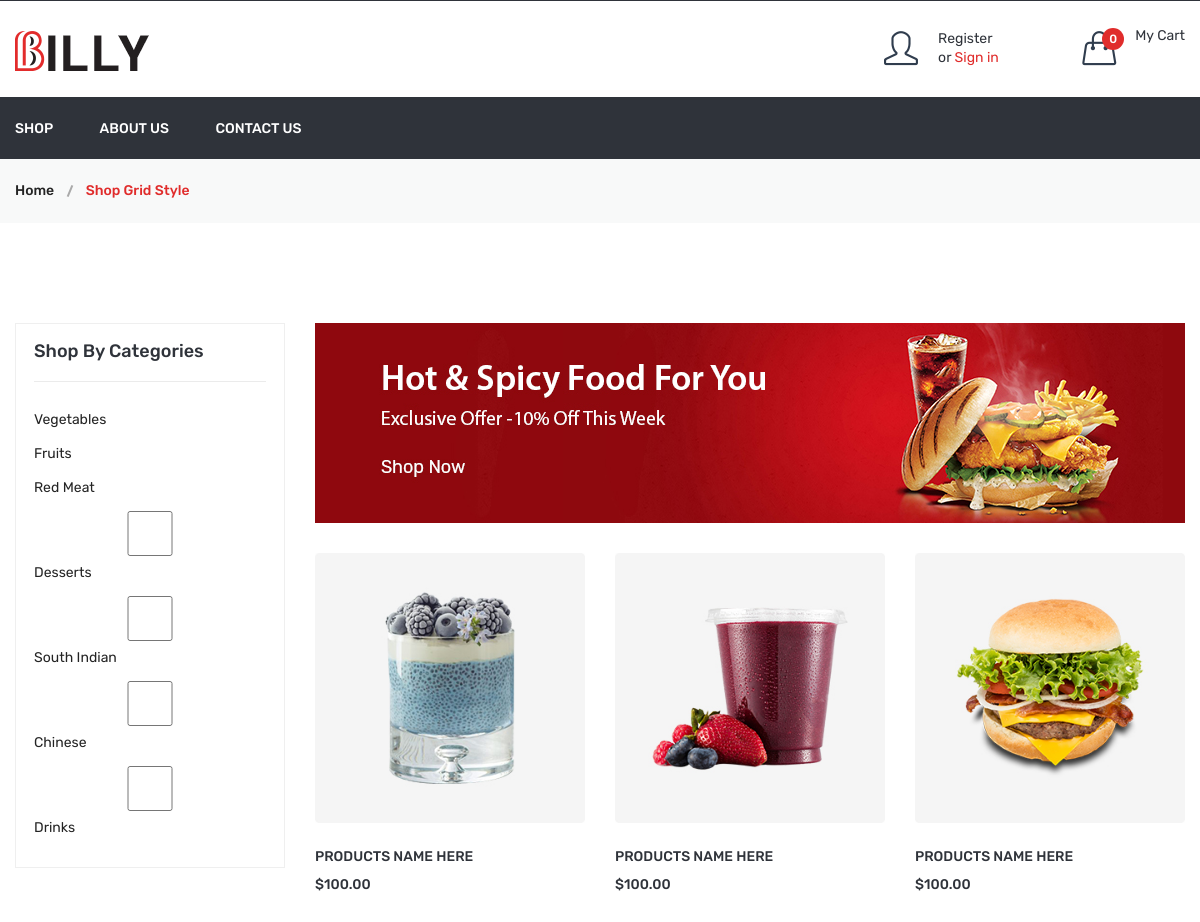
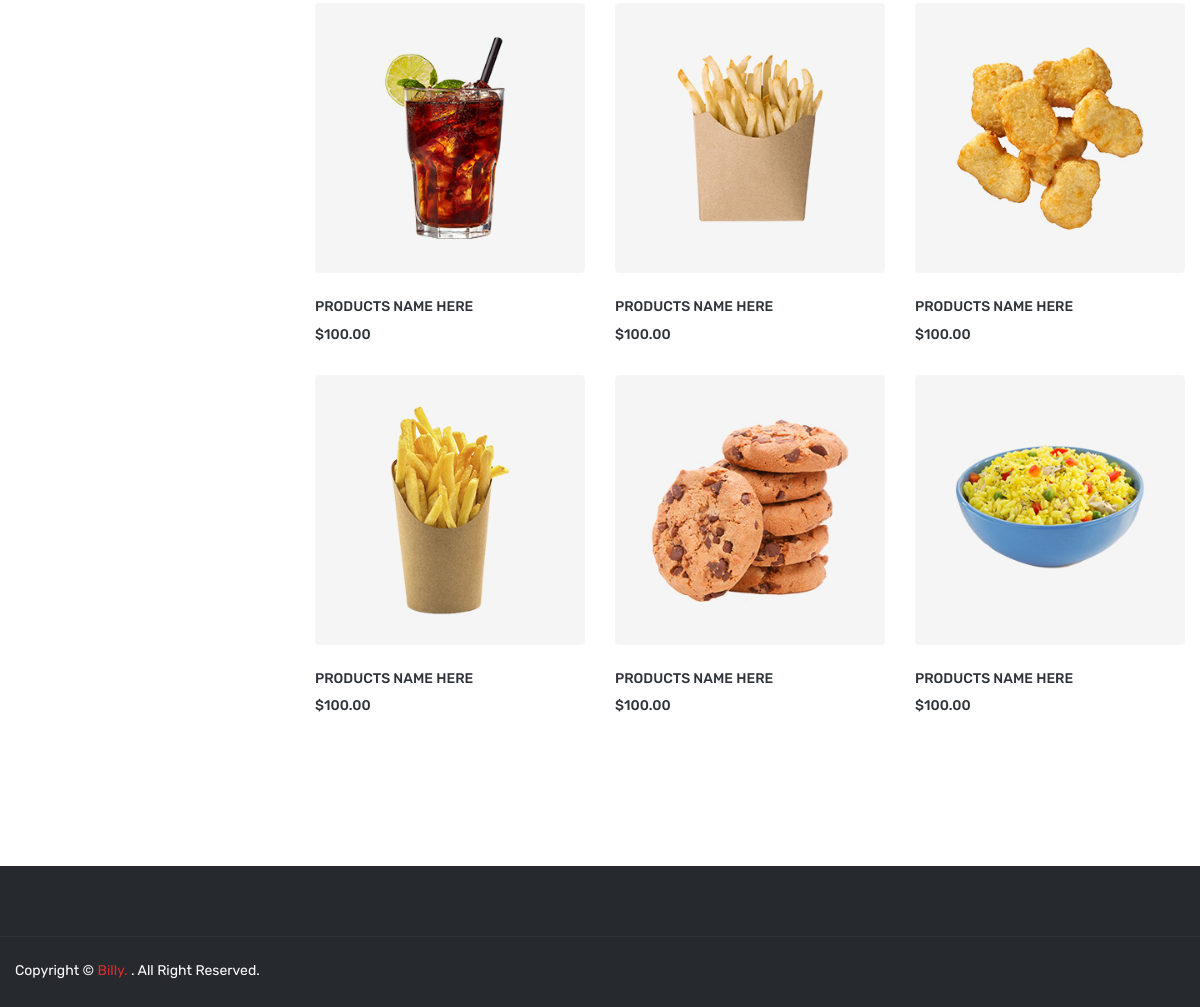
The page /shop.php on the database its author committed (2 pictures, top to bottom).
### tables this page shows
CREATE TABLE `category` (
  `id` int(11) NOT NULL,
  `category` varchar(50) NOT NULL,
  `order_number` int(11) NOT NULL,
  `status` int(11) NOT NULL,
  `added_on` datetime NOT NULL
);

### shop.php (the view, shortened to what this page needs)
<?php
include ("header.php");
?>
<div class="breadcrumb-area gray-bg">
    <div class="container">
        <div class="breadcrumb-content">
            <ul>
                <li><a href="index.html">Home</a></li>
                <li class="active">Shop Grid Style </li>
            </ul>
        </div>
    </div>
</div>
<div class="shop-page-area pt-100 pb-100">
    <div class="container">
        <div class="row flex-row-reverse">
            <div class="col-lg-9">
                <div class="banner-area pb-30">
                    <a href="product-details.html"><img alt="" src="assets/img/banner/banner-49.jpg"></a>
                </div>
                <div class="grid-list-product-wrapper">
                    <div class="product-grid product-view pb-20">
                        <div class="row">
                            <div class="product-width col-xl-4 col-lg-4 col-md-4 col-sm-6 col-12 mb-30">
                                <div class="product-wrapper">
                                    <div class="product-img">
                                        <a href="product-details.html">
                                            <img src="assets/img/product/product-1.jpg" alt="">
                                        </a>
                                    </div>
                                    <div class="product-content">
                                        <h4>
                                            <a href="product-details.html">PRODUCTS NAME HERE </a>
                                        </h4>
                                        <div class="product-price-wrapper">
                                            <span>$100.00</span>
                                        </div>
                                    </div>
                                </div>
                            </div>
                            <div class="product-width col-xl-4 col-lg-4 col-md-4 col-sm-6 col-12 mb-30">
                                <div class="product-wrapper">
                                    <div class="product-img">
                                        <a href="product-details.html">
                                            <img src="assets/img/product/product-2.jpg" alt="">
                                        </a>
                                    </div>
                                    <div class="product-content">
                                        <h4>
                                            <a href="product-details.html">PRODUCTS NAME HERE </a>
                                        </h4>
                                        <div class="product-price-wrapper">
                                            <span>$100.00</span>
                                        </div>
                                    </div>
                                </div>
                            </div>
                            <div class="product-width col-xl-4 col-lg-4 col-md-4 col-sm-6 col-12 mb-30">
                                <div class="product-wrapper">
                                    <div class="product-img">
                                        <a href="product-details.html">
                                            <img src="assets/img/product/product-3.jpg" alt="">
                                        </a>
                                    </div>
                                    <div class="product-content">
                                        <h4>
                                            <a href="product-details.html">PRODUCTS NAME HERE </a>
                                        </h4>
                                        <div class="product-price-wrapper">
                                            <span>$100.00</span>
                                        </div>
                                    </div>
                                </div>
                            </div>
                            <div class="product-width col-xl-4 col-lg-4 col-md-4 col-sm-6 col-12 mb-30">
                                <div class="product-wrapper">
                                    <div class="product-img">
                                        <a href="product-details.html">
                                            <img src="assets/img/product/product-4.jpg" alt="">
                                        </a>
                                    </div>
                                    <div class="product-content">
                                        <h4>
                                            <a href="product-details.html">PRODUCTS NAME HERE </a>
                                        </h4>
                                        <div class="product-price-wrapper">
                                            <span>$100.00</span>
                                        </div>
                                    </div>
                                </div>
                            </div>
                            <div class="product-width col-xl-4 col-lg-4 col-md-4 col-sm-6 col-12 mb-30">
                                <div class="product-wrapper">
                                    <div class="product-img">
                                        <a href="product-details.html">
                                            <img src="assets/img/product/product-5.jpg" alt="">
                                        </a>
                                    </div>
                                    <div class="product-content">
                                        <h4>
                                            <a href="product-details.html">PRODUCTS NAME HERE </a>
                                        </h4>
                                        <div class="product-price-wrapper">
                                            <span>$100.00</span>
                                        </div>
                                    </div>
                                </div>
                            </div>
                            <div class="product-width col-xl-4 col-lg-4 col-md-4 col-sm-6 col-12 mb-30">
                                <div class="product-wrapper">
                                    <div class="product-img">
                                        <a href="product-details.html">
                                            <img src="assets/img/product/product-6.jpg" alt="">
                                        </a>
                                    </div>
                                    <div class="product-content">
                                        <h4>
                                            <a href="product-details.html">PRODUCTS NAME HERE </a>
                                        </h4>
                                        <div class="product-price-wrapper">
                                            <span>$100.00</span>
                                        </div>
                                    </div>
                                </div>
                            </div>
                            <div class="product-width col-xl-4 col-lg-4 col-md-4 col-sm-6 col-12 mb-30">
                                <div class="product-wrapper">
                                    <div class="product-img">
                                        <a href="product-details.html">
                                            <img src="assets/img/product/product-7.jpg" alt="">
                                        </a>
                                    </div>
                                    <div class="product-content">
                                        <h4>
                                            <a href="product-details.html">PRODUCTS NAME HERE </a>
                                        </h4>
                                        <div class="product-price-wrapper">
                                            <span>$100.00</span>
                                        </div>
                                    </div>
                                </div>
                            </div>
                            <div class="product-width col-xl-4 col-lg-4 col-md-4 col-sm-6 col-12 mb-30">
                                <div class="product-wrapper">
                                    <div class="product-img">
                                        <a href="product-details.html">
                                            <img src="assets/img/product/product-8.jpg" alt="">
                                        </a>
                                    </div>
                                    <div class="product-content">
                                        <h4>
                                            <a href="product-details.html">PRODUCTS NAME HERE </a>
                                        </h4>
                                        <div class="product-price-wrapper">
                                            <span>$100.00</span>
                                        </div>
                                    </div>
                                </div>
                            </div>
                            <div class="product-width col-xl-4 col-lg-4 col-md-4 col-sm-6 col-12 mb-30">
                                <div class="product-wrapper">
                                    <div class="product-img">
                                        <a href="product-details.html">
                                            <img src="assets/img/product/product-9.jpg" alt="">
                                        </a>
                                    </div>
                                    <div class="product-content">
                                        <h4>
                                            <a href="product-details.html">PRODUCTS NAME HERE </a>
                                        </h4>
                                        <div class="product-price-wrapper">
                                            <span>$100.00</span>
                                        </div>
                                    </div>
                                </div>
                            </div>
                        </div>
                    </div>
                </div>
            </div>
            <?php
            $cat_res=mysqli_query($con,"select * from category where status=1 order by order_number desc")
            ?>
            <div class="col-lg-3">
                <div class="shop-sidebar-wrapper gray-bg-7 shop-sidebar-mrg">
                    <div class="shop-widget">
                        <h4 class="shop-sidebar-title">Shop By Categories</h4>
                        <div class="shop-catigory">
                            <ul id="faq">
                                <li> <a href="#">Vegetables</a> </li>
                                <li> <a href="#">Fruits</a></li>
                                <li> <a href="#">Red Meat</a></li>
                                 <?php
                                        while($cat_row=mysqli_fetch_assoc($cat_res)){
                                            $is_checked='';
                                            echo "<li> <input $is_checked onclick=set_checkbox('".$cat_row['id']."') type='checkbox' class='cat_checkbox' name='cat_arr[]' value='".$cat_row['id']."'/>".$cat_row['category']."</li>";
                                        }
                                        ?>
                            </ul>
                        </div>
                    </div>
                </div>
            </div>
        </div>
    </div>
</div>
<?php
include ("footer.php");
?>

### rows shown on the page
category: category "Desserts"
category: category "South Indian"
category: category "Chinese"
category: category "Drinks"
